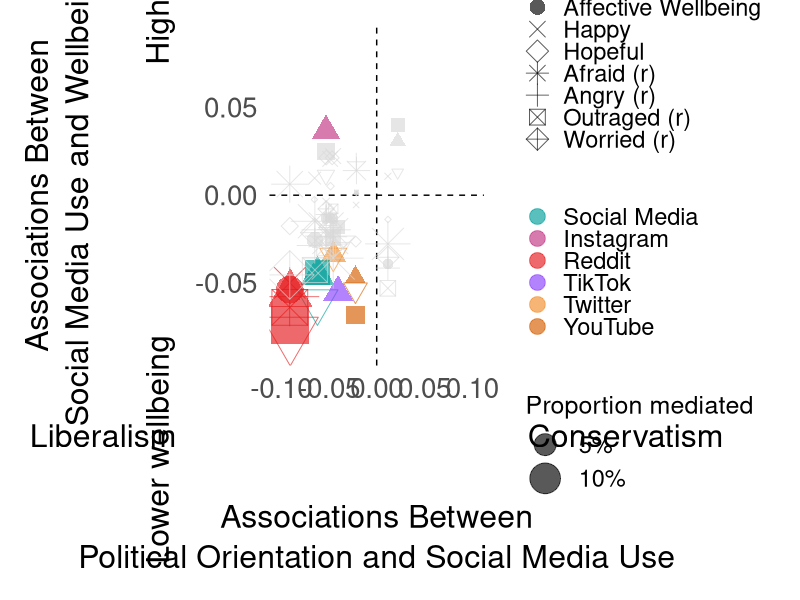
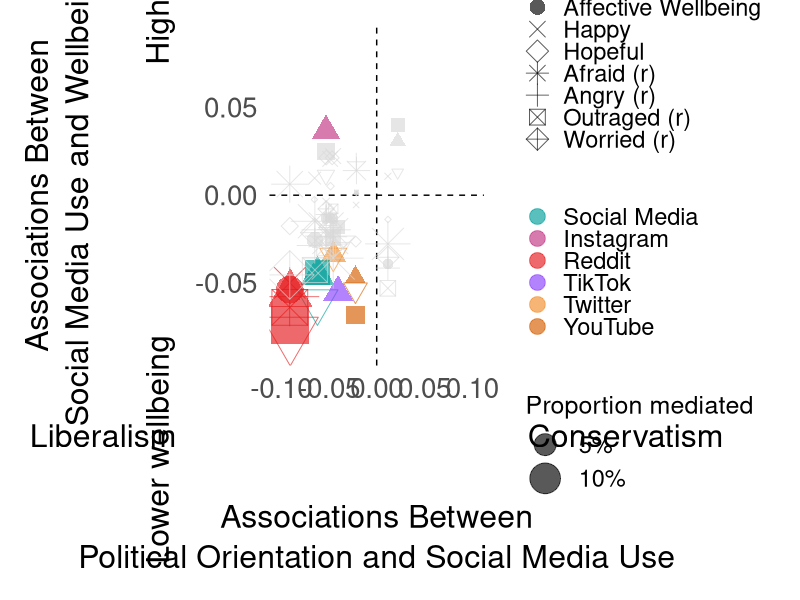

Here is the R script that generated these plots, in order:
#############################################
#
#       ANES main mediation figure
#
#############################################

library(dplyr)
library(ggplot2)

anes_res <- read.csv("anes_w3_mediation_results.csv")

platforms <- c(
  "facebook_frequency",
  "instagram_frequency",
  "reddit_frequency",
  "tiktok_frequency",
  "youtube_frequency",
  "twitter_frequency",
  "total_platform_frequency"
)

mediator_order <- c(
  "Social Media",
  "Facebook",
  "Instagram",
  "Reddit",
  "TikTok",
  "Twitter",
  "YouTube"
)

outcome_labels <- c(
  "loneliness" = "Loneliness (r)",
  "anhedonia" = "Anhedonia (r)",
  "depression" = "Depression (r)",
  "affective_wellbeing" = "Affective Wellbeing",
  "happy" = "Happy",
  "hopeful" = "Hopeful",
  "afraid" = "Afraid (r)",
  "angry" = "Angry (r)",
  "outraged" = "Outraged (r)",
  "worried" = "Worried (r)"
)

outcome_order <- unname(outcome_labels)

outcome_shape_vals <- c(
  "Affective Wellbeing" = 16,
  "Happy" = 4,
  "Angry (r)" = 3,
  "Worried (r)" = 9,
  "Loneliness (r)" = 6,
  "Anhedonia (r)" = 17,
  "Depression (r)" = 15,
  "Hopeful" = 5,
  "Afraid (r)" = 8,
  "Outraged (r)" = 7
)

#############################################
# Prepare data

fig_df <- anes_res %>%
  filter(
    mediator %in% platforms,
    model_type == "mediation",
    sample == "all"
  ) %>%
  mutate(
    y_est = b_path_est,
    sig_acme = !(acme_ci_low < 0 & acme_ci_high > 0) &
      is.finite(acme_ci_low) &
      is.finite(acme_ci_high),
    outcome = dplyr::recode(outcome, !!!outcome_labels),
    mediator = dplyr::recode(
      mediator,
      "facebook_frequency" = "Facebook",
      "instagram_frequency" = "Instagram",
      "reddit_frequency" = "Reddit",
      "tiktok_frequency" = "TikTok",
      "youtube_frequency" = "YouTube",
      "twitter_frequency" = "Twitter",
      "total_platform_frequency" = "Social Media"
    ),
    color_var = if_else(sig_acme, mediator, "n.s.")
  ) %>%
  filter(is.finite(a_path_est), is.finite(y_est), is.finite(prop_mediated_est)) %>%
  mutate(
    outcome = factor(outcome, levels = outcome_order),
    color_var = factor(
      color_var,
      levels = c(mediator_order, "n.s.")
    )
  )

#############################################
# Plot settings

color_palette <- c(
  "Facebook" = "#1877F2",
  "Twitter" = "#F28E2B",
  "TikTok" = "#8A3FFC",
  "Instagram" = "#C13584",
  "YouTube" = "#D55E00",
  "Reddit" = "#E41A1C",
  "Social Media" = "#009E9A",
  "n.s." = "grey85"
)

theme_clean <- theme_minimal(base_size = 20) +
  theme(
    panel.grid.minor = element_blank(),
    panel.grid.major.x = element_blank(),
    panel.background = element_rect(fill = "white", colour = NA),
    plot.background = element_rect(fill = "white", colour = NA)
  )

x_limit <- max(abs(fig_df$a_path_est), na.rm = TRUE) * 1.12
y_limit <- max(abs(fig_df$y_est), na.rm = TRUE) * 1.12

#############################################
# Create figure

p <- ggplot(fig_df, aes(x = a_path_est, y = y_est)) +
  geom_hline(yintercept = 0, colour = "black", linetype = "dashed") +
  geom_vline(xintercept = 0, colour = "black", linetype = "dashed") +
  geom_point(
    aes(
      size = abs(prop_mediated_est),
      color = color_var,
      shape = outcome
    ),
    alpha = 0.65
  ) +
  scale_size_area(
    max_size = 14,
    name = "Proportion mediated",
    breaks = c(0.05, 0.10, 0.20),
    labels = scales::percent_format(accuracy = 1)
  ) +
  scale_color_manual(
    values = color_palette,
    name = NULL,
    breaks = mediator_order,
    guide = guide_legend(override.aes = list(size = 5), order = 2)
  ) +
  scale_shape_manual(
    values = outcome_shape_vals,
    name = "Wellbeing outcome",
    guide = guide_legend(override.aes = list(size = 5), order = 1)
  ) +
  scale_x_continuous(limits = c(-x_limit, x_limit)) +
  scale_y_continuous(limits = c(-y_limit, y_limit)) +
  labs(
    x = "Liberalism                                       Conservatism\n\nAssociations Between\nPolitical Orientation and Social Media Use",
    y = "Associations Between\nSocial Media Use and Wellbeing\n\nLower wellbeing                              Higher wellbeing"
  ) +
  theme_clean +
  theme(
    panel.grid.major.y = element_blank(),
    axis.text.x = element_text(size = 20),
    axis.text.y = element_text(size = 20),
    axis.title.x = element_text(size = 23, lineheight = 1.05, margin = margin(t = 14)),
    axis.title.y = element_text(size = 23, lineheight = 1.05, margin = margin(r = 14)),
    legend.position = "right",
    legend.text = element_text(size = 17),
    legend.title = element_text(size = 18),
    legend.key.height = unit(0.9, "lines"),
    plot.margin = margin(t = 18, r = 18, b = 18, l = 18)
  )

p

ggsave(
  "Plots/fig_ANES.png",
  plot = p,
  width = 15,
  height = 10,
  dpi = 300
)
